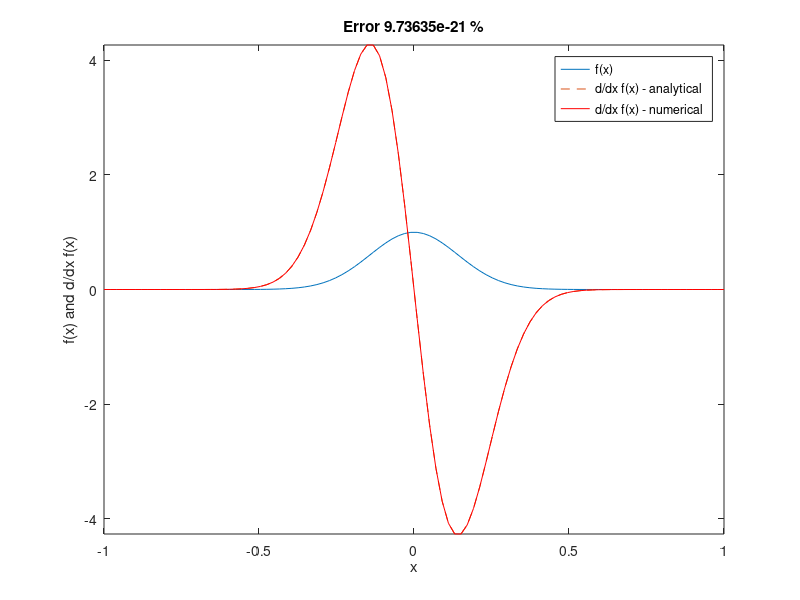

Write MATLAB code to recreate this figure.

clear
close all


% Initialize arbitrary test function on regular grid

% regular x grid between -1 1 
x=linspace(-1,1);
nx=length(x);
dx=x(2)-x(1);

% Function Example: Gaussian
% width of Gaussian
s=.2;
% Gaussian function (modify!)
f=exp(-1/s^2*x.^2);
% Analytical derivative
df=-2/s^2*x.*exp(-1/s^2*x.^2);

% Calculate numerical derivative using Fourier method

% initialize k vector up to Nyquist wavenumber
kmax=pi/dx;
dk=kmax/(nx/2);
for i=1:nx/2, k(i)=(i)*dk; k(nx/2+i)=-kmax+(i)*dk; end
k=sqrt(-1)*k;

% FFT and IFFT
ff=fft(f); % Transform  to wavenumber domain
ff=k.*ff;  % multiply by ik
dfn=real(ifft(ff)); % Transform back to space domain
    
% Plot analytical and numerical result
plot(x,f,'-',x,df,'--',x,dfn,'r-')
axis([-1 1 -Inf Inf ])
xlabel(' x ')
ylabel(' f(x) and d/dx f(x) ')
legend('f(x)','d/dx f(x) - analytical ','d/dx f(x) - numerical ')

% Calculate error
err=sum((dfn-df).^2)/sum(df.^2)*100;
title(sprintf(' Error %g %% ',err))
